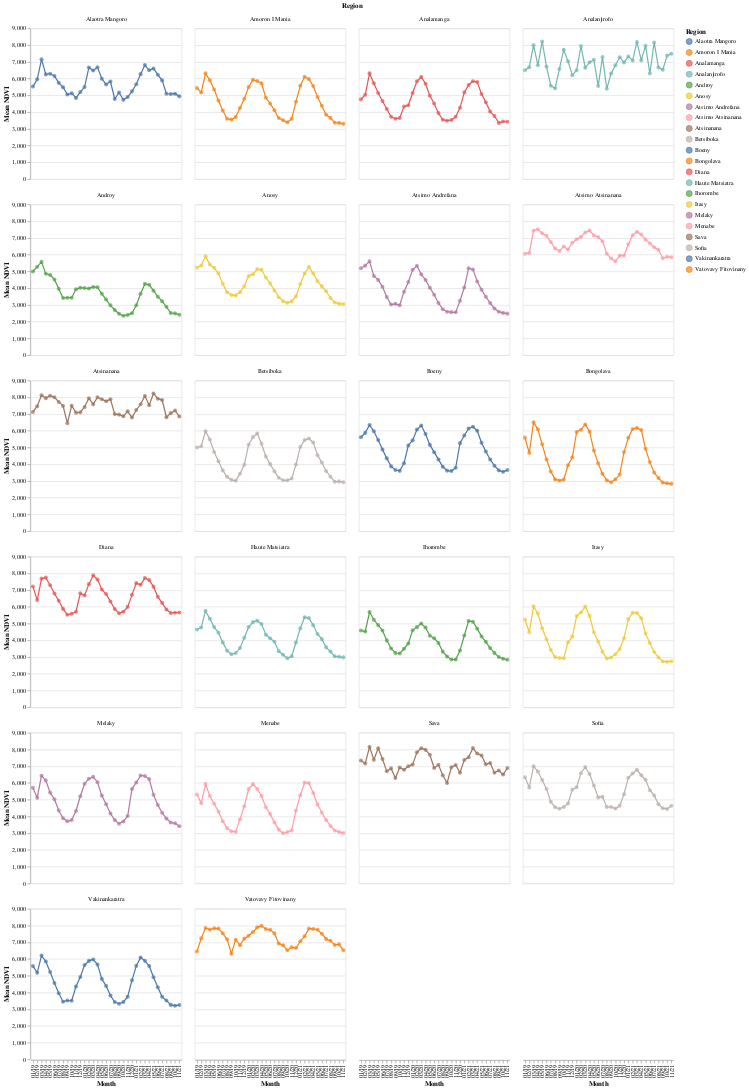

The cell this chart's notebook holds for it:
### Code cell
# Monthly mean NDVI by Level 1 administrative boundaries
alt.layer(alt.Chart(adminStats
            ).mark_line(
            ).encode(x=alt.X("Month:O", sort=adminStats["Month"].unique()),
                     y="Mean NDVI:Q",
                     color="Region:N"), 
          alt.Chart(adminStats
            ).mark_circle(size=45
            ).encode(x=alt.X("Month:O", sort=adminStats["Month"].unique()),
                     y="Mean NDVI:Q",
                     color="Region:N",
                     tooltip=["Month", "Region", "Mean NDVI"])
  ).properties(height=250, width=250
  ).facet(facet="Region:N", columns=4)

### Figure 1 — Vega-Lite specification as saved in the notebook (floating-point values rounded to 4 significant figures; data arrays with more than 128 entries replaced by an {"elided": "..."} marker saying what was removed)
{"config": {"view": {"continuousWidth": 400, "continuousHeight": 300}}, "data": {"name": "data-d9d2c4b501ca20c809c1f54a043f6562"}, "facet": {"type": "nominal", "field": "Region"}, "spec": {"layer": [{"mark": "line", "encoding": {"color": {"type": "nominal", "field": "Region"}, "x": {"type": "ordinal", "field": "Month", "sort": ["01/19", "02/19", "03/19", "04/19", "05/19", "06/19", "07/19", "08/19", "09/19", "10/19", "11/19", "12/19", "01/20", "02/20", "03/20", "04/20", "05/20", "06/20", "07/20", "08/20", "09/20", "10/20", "11/20", "12/20", "01/21", "02/21", "03/21", "04/21", "05/21", "06/21", "07/21", "08/21", "09/21", "10/21", "11/21"]}, "y": {"type": "quantitative", "field": "Mean NDVI"}}}, {"mark": {"type": "circle", "size": 45}, "encoding": {"color": {"type": "nominal", "field": "Region"}, "tooltip": [{"type": "nominal", "field": "Month"}, {"type": "nominal", "field": "Region"}, {"type": "quantitative", "field": "Mean NDVI"}], "x": {"type": "ordinal", "field": "Month", "sort": ["01/19", "02/19", "03/19", "04/19", "05/19", "06/19", "07/19", "08/19", "09/19", "10/19", "11/19", "12/19", "01/20", "02/20", "03/20", "04/20", "05/20", "06/20", "07/20", "08/20", "09/20", "10/20", "11/20", "12/20", "01/21", "02/21", "03/21", "04/21", "05/21", "06/21", "07/21", "08/21", "09/21", "10/21", "11/21"]}, "y": {"type": "quantitative", "field": "Mean NDVI"}}}], "height": 250, "width": 250}, "columns": 4, "$schema": "https://vega.github.io/schema/vega-lite/v4.8.1.json", "datasets": {"data-d9d2c4b501ca20c809c1f54a043f6562": {"elided": "770 records"}}}
